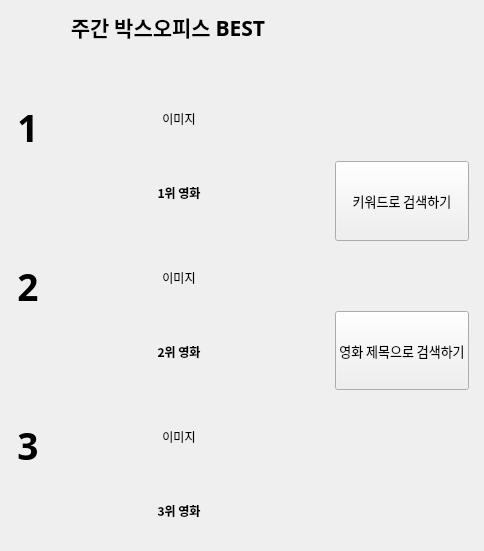
        <widget class="QWidget" name="page_1">
         <property name="styleSheet">
          <string notr="true"/>
         </property>
         <layout class="QHBoxLayout" name="horizontalLayout_14" stretch="1,1">
          <property name="leftMargin">
           <number>7</number>
          </property>
          <property name="rightMargin">
           <number>15</number>
          </property>
          <item>
           <layout class="QVBoxLayout" name="verticalLayout_10" stretch="5,8,8,8">
            <property name="spacing">
             <number>10</number>
            </property>
            <property name="leftMargin">
             <number>10</number>
            </property>
            <property name="topMargin">
             <number>0</number>
            </property>
            <property name="rightMargin">
             <number>10</number>
            </property>
            <property name="bottomMargin">
             <number>20</number>
            </property>
            <item>
             <widget class="QLabel" name="lbl_bestseller">
              <property name="font">
               <font>
                <family>G마켓 산스 TTF Bold</family>
                <pointsize>16</pointsize>
                <weight>75</weight>
                <bold>true</bold>
                <underline>false</underline>
               </font>
              </property>
              <property name="styleSheet">
               <string notr="true">border-image: url(:/background/under_yellow.png);
color: rgb(0, 0, 0);</string>
              </property>
              <property name="midLineWidth">
               <number>0</number>
              </property>
              <property name="text">
               <string>주간 박스오피스 BEST</string>
              </property>
              <property name="alignment">
               <set>Qt::AlignCenter</set>
              </property>
              <property name="margin">
               <number>30</number>
              </property>
             </widget>
            </item>
            <item>
             <layout class="QHBoxLayout" name="horizontalLayout" stretch="1,5">
              <property name="spacing">
               <number>0</number>
              </property>
              <item>
               <widget class="QLabel" name="lbl_first">
                <property name="font">
                 <font>
                  <family>G마켓 산스 TTF Bold</family>
                  <pointsize>28</pointsize>
                  <weight>75</weight>
                  <bold>true</bold>
                 </font>
                </property>
                <property name="styleSheet">
                 <string notr="true">border-image:none;</string>
                </property>
                <property name="text">
                 <string>1</string>
                </property>
                <property name="alignment">
                 <set>Qt::AlignCenter</set>
                </property>
               </widget>
              </item>
              <item>
               <layout class="QVBoxLayout" name="verticalLayout_3" stretch="4,1">
                <item>
                 <widget class="QLabel" name="lbl_first_image">
                  <property name="sizePolicy">
                   <sizepolicy hsizetype="Preferred" vsizetype="Preferred">
                    <horstretch>0</horstretch>
                    <verstretch>0</verstretch>
                   </sizepolicy>
                  </property>
                  <property name="minimumSize">
                   <size>
                    <width>280</width>
                    <height>131</height>
                   </size>
                  </property>
                  <property name="styleSheet">
                   <string notr="true">border-image:none;</string>
                  </property>
                  <property name="text">
                   <string>이미지</string>
                  </property>
                  <property name="alignment">
                   <set>Qt::AlignCenter</set>
                  </property>
                 </widget>
                </item>
                <item>
                 <widget class="QLabel" name="lbl_first_title">
                  <property name="font">
                   <font>
                    <family>Gmarket Sans TTF</family>
                    <weight>75</weight>
                    <bold>true</bold>
                   </font>
                  </property>
                  <property name="styleSheet">
                   <string notr="true">border-image:none;</string>
                  </property>
                  <property name="text">
                   <string>1위 영화</string>
                  </property>
                  <property name="alignment">
                   <set>Qt::AlignCenter</set>
                  </property>
                 </widget>
                </item>
               </layout>
              </item>
             </layout>
            </item>
            <item>
             <layout class="QHBoxLayout" name="horizontalLayout_3" stretch="1,5">
              <property name="spacing">
               <number>0</number>
              </property>
              <item>
               <widget class="QLabel" name="lbl_second">
                <property name="font">
                 <font>
                  <family>Gmarket Sans TTF</family>
                  <pointsize>28</pointsize>
                  <weight>75</weight>
                  <bold>true</bold>
                 </font>
                </property>
                <property name="styleSheet">
                 <string notr="true">border-image:none;</string>
                </property>
                <property name="text">
                 <string>2</string>
                </property>
                <property name="alignment">
                 <set>Qt::AlignCenter</set>
                </property>
               </widget>
              </item>
              <item>
               <layout class="QVBoxLayout" name="verticalLayout_5" stretch="4,1">
                <item>
                 <widget class="QLabel" name="lbl_second_image">
                  <property name="sizePolicy">
                   <sizepolicy hsizetype="Preferred" vsizetype="Preferred">
                    <horstretch>0</horstretch>
                    <verstretch>0</verstretch>
                   </sizepolicy>
                  </property>
                  <property name="minimumSize">
                   <size>
                    <width>280</width>
                    <height>131</height>
                   </size>
                  </property>
                  <property name="styleSheet">
                   <string notr="true">border-image:none;</string>
                  </property>
                  <property name="text">
                   <string>이미지</string>
                  </property>
                  <property name="alignment">
                   <set>Qt::AlignCenter</set>
                  </property>
                 </widget>
                </item>
                <item>
                 <widget class="QLabel" name="lbl_second_title">
                  <property name="font">
                   <font>
                    <family>Gmarket Sans TTF</family>
                    <weight>75</weight>
                    <bold>true</bold>
                   </font>
                  </property>
                  <property name="styleSheet">
                   <string notr="true">border-image:none;</string>
                  </property>
                  <property name="text">
                   <string>2위 영화</string>
                  </property>
                  <property name="alignment">
                   <set>Qt::AlignCenter</set>
                  </property>
                 </widget>
                </item>
               </layout>
              </item>
             </layout>
            </item>
            <item>
             <layout class="QHBoxLayout" name="horizontalLayout_4" stretch="1,5">
              <property name="spacing">
               <number>0</number>
              </property>
              <item>
               <widget class="QLabel" name="lbl_third">
                <property name="font">
                 <font>
                  <family>Gmarket Sans TTF</family>
                  <pointsize>28</pointsize>
                  <weight>75</weight>
                  <bold>true</bold>
                 </font>
                </property>
                <property name="styleSheet">
                 <string notr="true">border-image:none;</string>
                </property>
                <property name="text">
                 <string>3</string>
                </property>
                <property name="alignment">
                 <set>Qt::AlignCenter</set>
                </property>
               </widget>
              </item>
              <item>
               <layout class="QVBoxLayout" name="verticalLayout_9" stretch="4,1">
                <item>
                 <widget class="QLabel" name="lbl_third_image">
                  <property name="sizePolicy">
                   <sizepolicy hsizetype="Preferred" vsizetype="Preferred">
                    <horstretch>0</horstretch>
                    <verstretch>0</verstretch>
                   </sizepolicy>
                  </property>
                  <property name="minimumSize">
                   <size>
                    <width>280</width>
                    <height>131</height>
                   </size>
                  </property>
                  <property name="styleSheet">
                   <string notr="true">border-image:none;</string>
                  </property>
                  <property name="text">
                   <string>이미지</string>
                  </property>
                  <property name="alignment">
                   <set>Qt::AlignCenter</set>
                  </property>
                 </widget>
                </item>
                <item>
                 <widget class="QLabel" name="lbl_third_title">
                  <property name="font">
                   <font>
                    <family>Gmarket Sans TTF</family>
                    <weight>75</weight>
                    <bold>true</bold>
                   </font>
                  </property>
                  <property name="styleSheet">
                   <string notr="true">border-image:none;</string>
                  </property>
                  <property name="text">
                   <string>3위 영화</string>
                  </property>
                  <property name="alignment">
                   <set>Qt::AlignCenter</set>
                  </property>
                 </widget>
                </item>
               </layout>
              </item>
             </layout>
            </item>
           </layout>
          </item>
          <item>
           <layout class="QVBoxLayout" name="verticalLayout" stretch="0,0,0,0">
            <property name="spacing">
             <number>70</number>
            </property>
            <item>
             <widget class="QWidget" name="widget" native="true">
              <property name="styleSheet">
               <string notr="true">border-image:none</string>
              </property>
             </widget>
            </item>
            <item>
             <widget class="QPushButton" name="btn_find_keyword">
              <property name="sizePolicy">
               <sizepolicy hsizetype="Preferred" vsizetype="Preferred">
                <horstretch>0</horstretch>
                <verstretch>0</verstretch>
               </sizepolicy>
              </property>
              <property name="font">
               <font>
                <family>Gmarket Sans TTF</family>
                <pointsize>10</pointsize>
                <weight>50</weight>
                <bold>false</bold>
               </font>
              </property>
              <property name="styleSheet">
               <string notr="true">border-image: url(:/botton/masking_blue.png);</string>
              </property>
              <property name="text">
               <string>키워드로 검색하기</string>
              </property>
             </widget>
            </item>
            <item>
             <widget class="QPushButton" name="btn_find_name">
              <property name="sizePolicy">
               <sizepolicy hsizetype="Preferred" vsizetype="Preferred">
                <horstretch>0</horstretch>
                <verstretch>0</verstretch>
               </sizepolicy>
              </property>
              <property name="font">
               <font>
                <family>G마켓 산스 TTF Medium</family>
                <pointsize>10</pointsize>
               </font>
              </property>
              <property name="styleSheet">
               <string notr="true">border-image: url(:/botton/masking_green.png);</string>
              </property>
              <property name="text">
               <string>영화 제목으로 검색하기</string>
              </property>
             </widget>
            </item>
            <item>
             <widget class="QWidget" name="widget_2" native="true">
              <property name="styleSheet">
               <string notr="true">border-image:none</string>
              </property>
             </widget>
            </item>
           </layout>
          </item>
         </layout>
        </widget>
